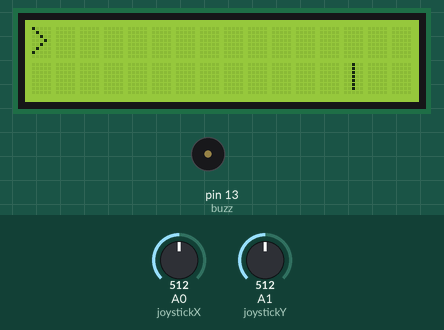
A sketch run on a simulated Arduino Uno, built with avr-gcc and run on an emulated ATmega328P. Parts: 16×2 character LCD, buzzer (waves = sounding). The inputs (shaded band) are chosen by the test bench; at power-on: A0 (joystickX) = 512, A1 (joystickY) = 512. Random numbers use the default seed unless the sketch sets one.

Above: at 3.2 s.
3.3 s: A0 (joystickX) set to 610
At 4.1 s:
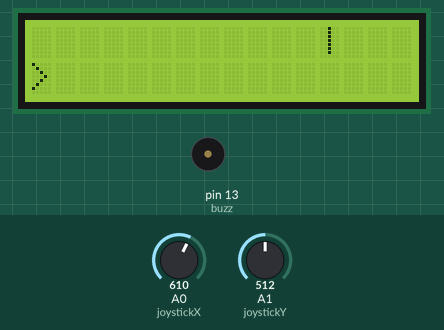
6.3 s: A1 (joystickY) set to 592
8.2 s: A1 (joystickY) set to 615
At 9.11 s:
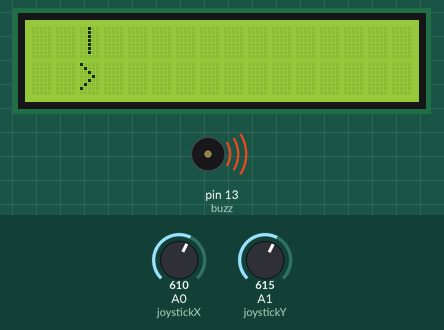
10.8 s: A0 (joystickX) set to 417
12.8 s: A0 (joystickX) set to 389
At 14.78 s:
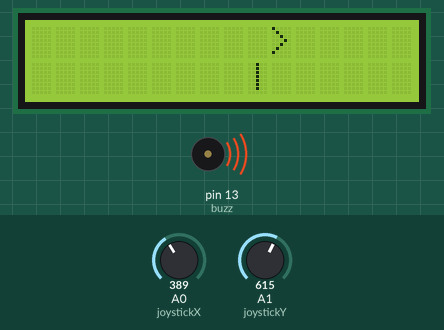
15.8 s: A1 (joystickY) set to 590
At 23.1 s:
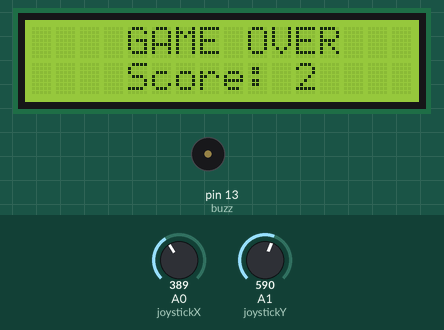
Timing chart, 0 to 23.3 s (numbered marks = the images above; inputs shaded):
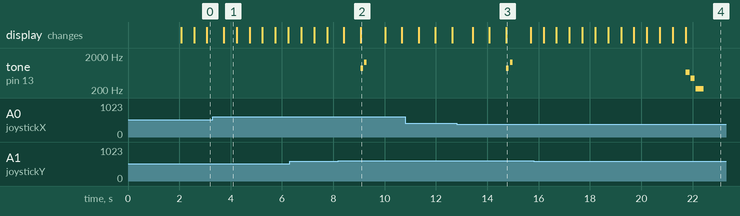

Measured:
- the behaviour switches between 600 and 601 on A1 (joystickY) (found by bisection; images 1 and 2)
- the behaviour switches between 400 and 399 on A0 (joystickX) (found by bisection; images 2 and 3)
- after the input at 8.2 s, tone on pin 13 (buzz): silent → 880 Hz after 0.86 s, → silent 0.10 s later, → 1320 Hz 0.05 s later, → silent 0.10 s later
- what the display in image 1 shows lasts 0.5 s, from 3.7 s to 4.2 s
- what the display in image 2 shows lasts 0.9 s, from 9.1 s to 10.0 s

The sketch:

DodgeGame.ino
```cpp
#include <LiquidCrystal.h>

int DI = 12;
int RW = 11;
int DB[] = {3, 4, 5, 6, 7, 8, 9, 10};//Use an array to define the pins
int Enable = 2;

int buzz = 13;

//LiquidCrystal(rs, rw, enable, d0, d1, d2, d3, d4, d5, d6, d7)
LiquidCrystal lcd(DI, RW, Enable, DB[0], DB[1], DB[2], DB[3], DB[4], DB[5], DB[6], DB[7]);

const int joystickX = A0;
const int joystickY = A1;
int playerPosY = 0; //Col 0
int playerPosX = 0; //Row 0
int obstaclePosY = 15;
int obstaclePosX;
int score = 0;
bool gameOver = false;
int turn = 1;

void setup() {
  pinMode(buzz, OUTPUT);//initialize the buzzer pin as an output
  lcd.begin(16, 2);
  lcd.clear();
  lcd.setCursor(3, 0);
  lcd.print("Dodge Game!");
  delay(2000);
  lcd.clear();

  //Menu Screen

}

void loop() {
  if (gameOver) return;

  int xVal = analogRead(joystickX);
  int yVal = analogRead(joystickY);

  if (xVal < 400 && playerPosX == 1) {
    playerPosX--;
    delay(150); // debounce
  } else if (xVal > 600 && playerPosX == 0) {
    playerPosX++;
    delay(150);
  }
  if (yVal < 400 && playerPosY > 0) {
    playerPosY--;
    delay(150);
  } else if (yVal > 600 && playerPosY < 15) {
    playerPosY++;
    delay(150);
  }

  // Update obstacle and player
  lcd.clear();
  obstaclePosX = random(2);
  lcd.setCursor(obstaclePosY, obstaclePosX);
  lcd.print("|");  // obstacle
  lcd.setCursor(playerPosY, playerPosX);
  lcd.print(">");  // player

  // Check for collision
  if (obstaclePosY == playerPosY && obstaclePosX == playerPosX) {
    gameOver = true;
    lcd.clear();
    lcd.setCursor(4, 0);
    lcd.print("GAME OVER");
    lcd.setCursor(4, 1);
    lcd.print("Score: ");
    lcd.print(score);
    tone(buzz, 660, 150);  // E5
    delay(200);
    tone(buzz, 440, 150);  // A4
    delay(200);
    tone(buzz, 220, 300);  // A3
    delay(350);
    noTone(buzz);
    return;
  } else if (obstaclePosY == playerPosY && obstaclePosX != playerPosX || obstaclePosY == playerPosY-1 && obstaclePosX != playerPosX || obstaclePosY == playerPosY-1 && obstaclePosX == playerPosX){
      if (score < turn){
        tone(buzz, 880, 100);
        delay(150);
        tone(buzz, 1320, 100);
        delay(150);
        score++;
      }
  }

  obstaclePosY--;
  if (obstaclePosY == 0) {
    obstaclePosY = 15;
    turn++;
  }

  delay(500);  // game speed
}
```
